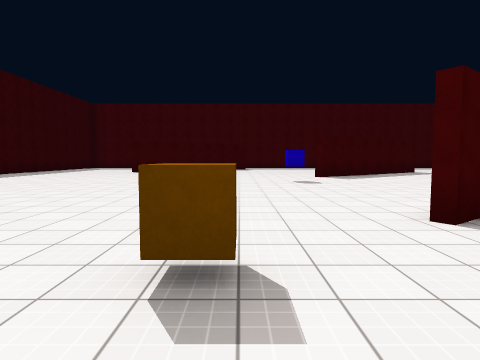
[1] (above)

24 first-person views from a walk through a Unity game level. The camera is 1.4 m above the floor, tilts 4° down and sees 75° across. The floor is counted in squares, 2 m on a side. Each view is taken from the middle of a square. On the plan, view 1 faces up. The plan holds only what a view shows up to about 10 squares ahead; the rest is blank. The place goes on beyond the plan. Surface patterns are stand-ins for the level's own textures.

[2]
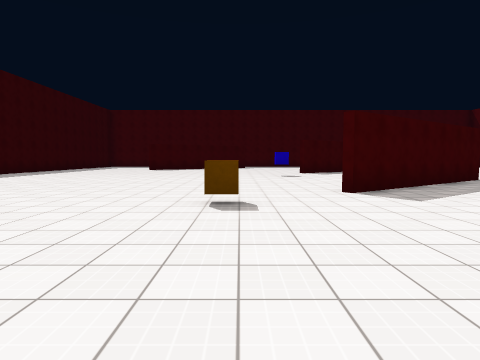

[3]
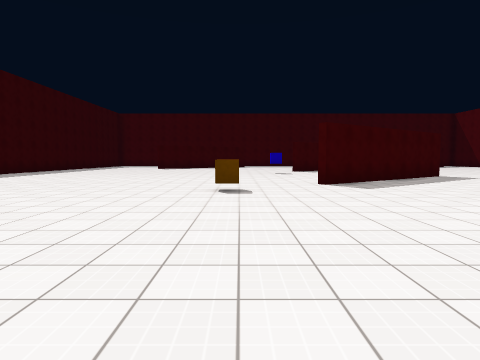

[4]
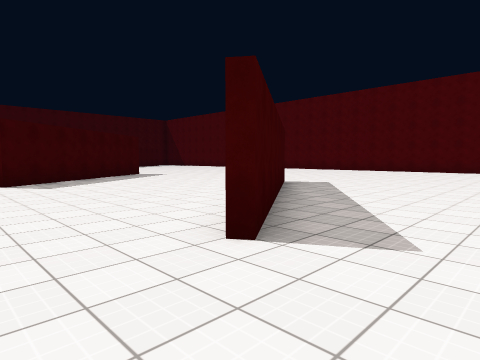

[5]
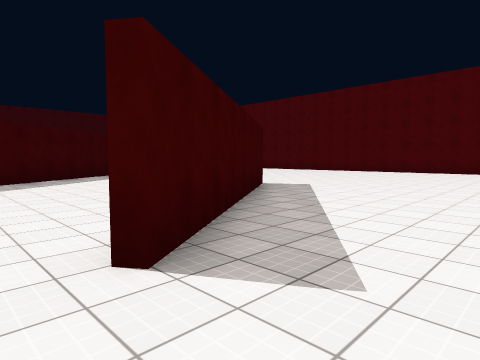

[6]
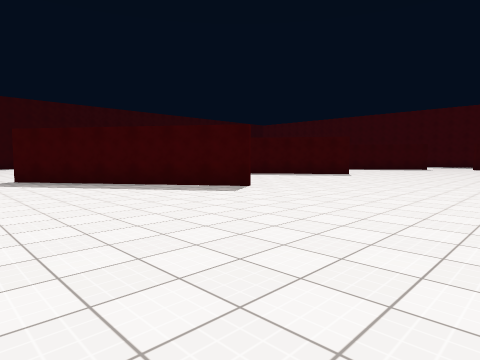

[7]
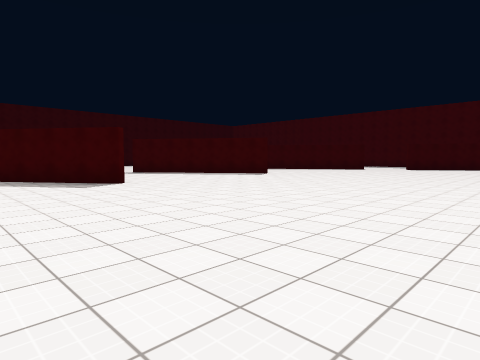

[8]
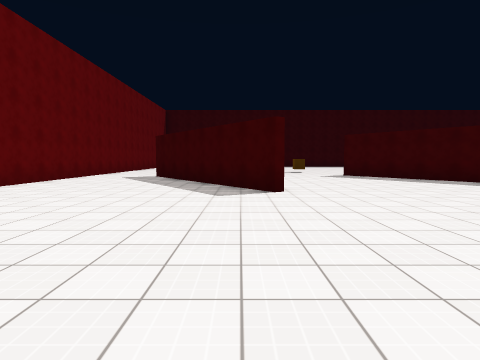

[9]
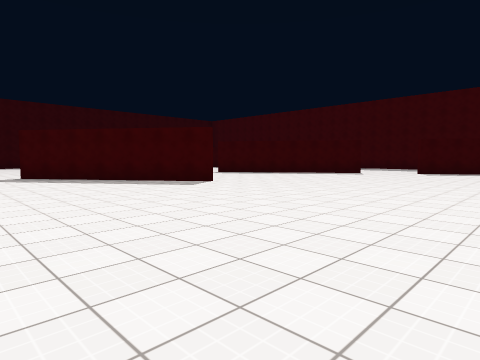

[10]
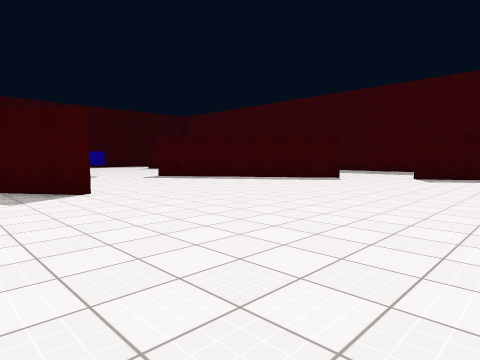

[11]
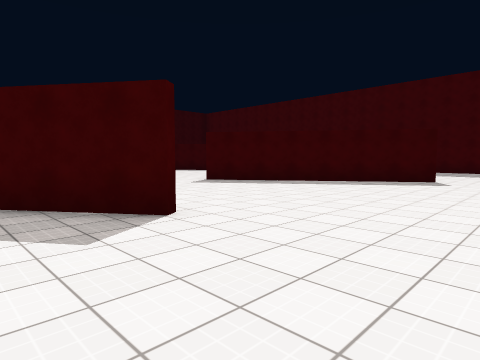

[12]
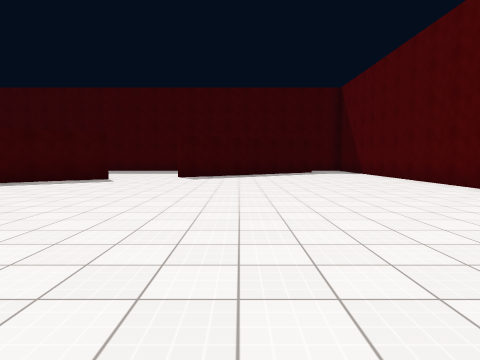

[13]
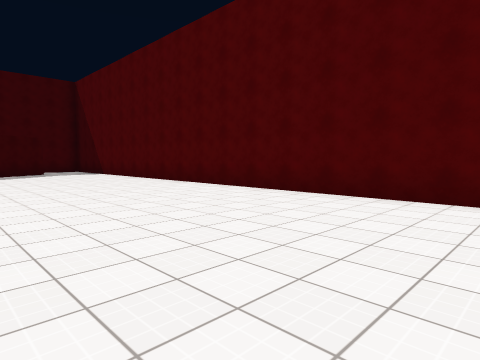

[14]
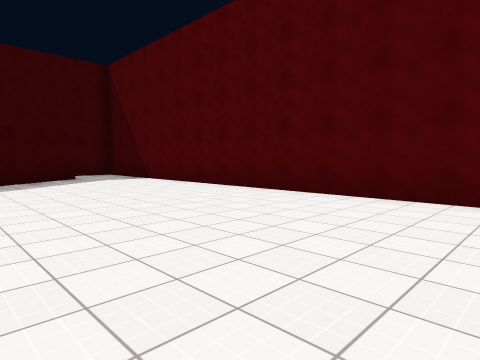

[15]
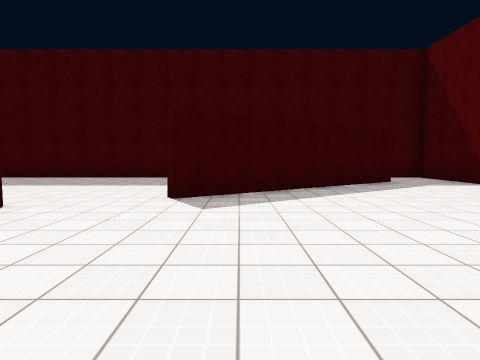

[16]
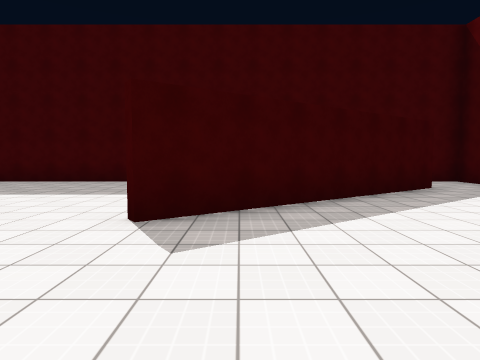

[17]
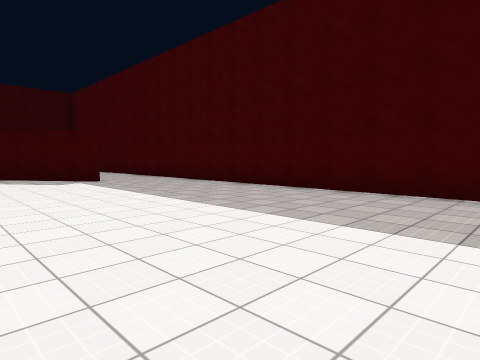

[18]
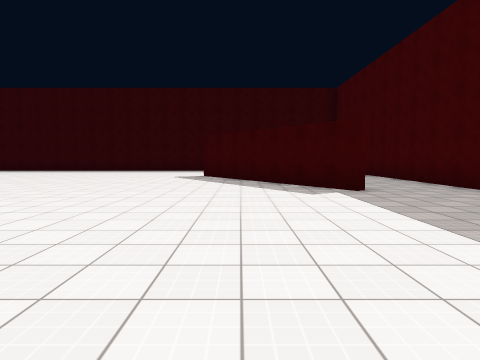

[19]
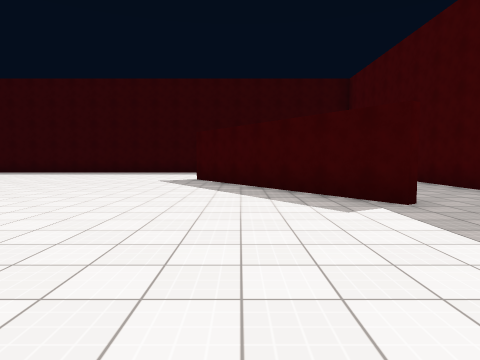

[20]
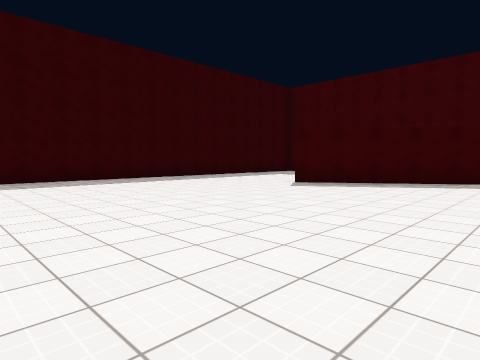

[21]
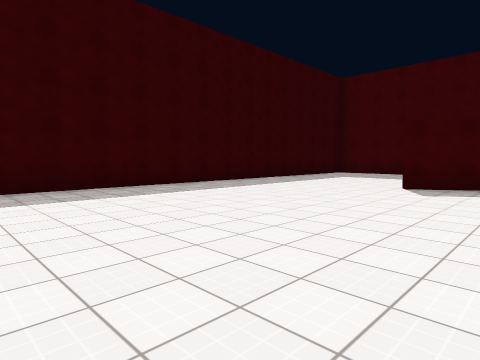

[22]
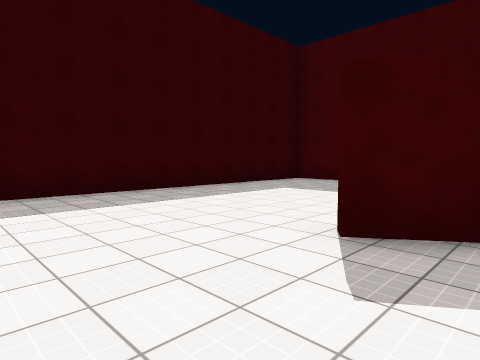

[23]
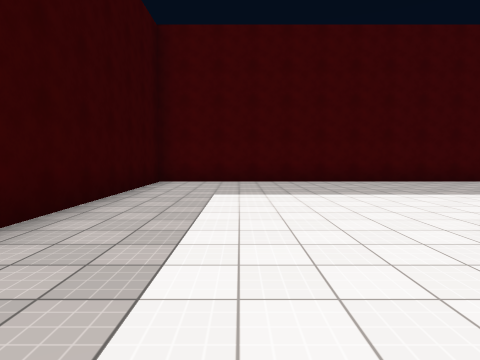

[24]
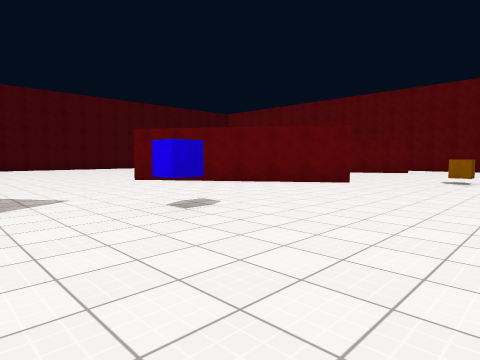

### Floor plan
Points are (right, up) in squares from view 1. A wall is a line through its corners. A room is listed if a view was taken in it or the views show most of it. See-through windows are left out.
Room 1 (views 1, 2, 3, 4, 18, 19, 20, 21, 22, 23, 24)
walls: (2, 3.4) (7.2, 7.1); (4.9, 12.8) (4.1, 12.2); (5.1, 5.2) (2.2, 3.2); (0.4, 19.5) (-5.4, 15.5); (0.1, 22.3) (-10.4, 22.3) (-10.4, 8.9); (9.2, 22.3) (2.1, 22.3)
ways out: opening at (1.5, -5.5) to room 2; opening at (5.2, 2) to room 2; opening at (5.2, 10) to room 2; opening at (9.3, 17) to room 2
objects: cube (0, 2); cube (2, 10)
Room 2 (views 5, 6, 7, 8, 9, 10, 11, 12, 13, 14, 15, 16, 17)
walls: (7.7, 7.1) (5.1, 5.2); (18.5, 5.6) (18.5, 17.8); (8.7, -0.3) (2.9, -4.3); (8.7, 15.5) (4.9, 12.8); (5, -6.9) (7.4, -6.9); (18.5, 19.4) (18.5, 22.3) (17.6, 22.3); (16.6, 20.3) (10.8, 16.3)
ways out: opening at (1.5, -5.5) to room 1; opening at (5.2, 2) to room 1; opening at (5.2, 10) to room 1; opening at (9.3, 17) to room 1

Positions as (right, up) in squares from view 1, and headings:
1: (0, 0), facing up
2: (0, -3), facing up
3: (0, -5), facing up
4: (1, -6), facing up-right
5: (2, -6), facing up-right
6: (14, -6), facing up-left
7: (17, -4), facing up-left
8: (15, -1), facing left
9: (15, 1), facing up-left
10: (14, 5), facing up-left
11: (11, 5), facing up-left
12: (13, 5), facing up
13: (13, 5), facing up-right
14: (13, 9), facing up-right
15: (12, 11), facing up
16: (12, 13), facing up
17: (10, 16), facing up-left
18: (7, 17), facing left
19: (5, 17), facing left
20: (0, 8), facing up-left
21: (-3, 8), facing up-left
22: (-4, 13), facing up-left
23: (-8, 13), facing up
24: (-2, 12), facing down-right
